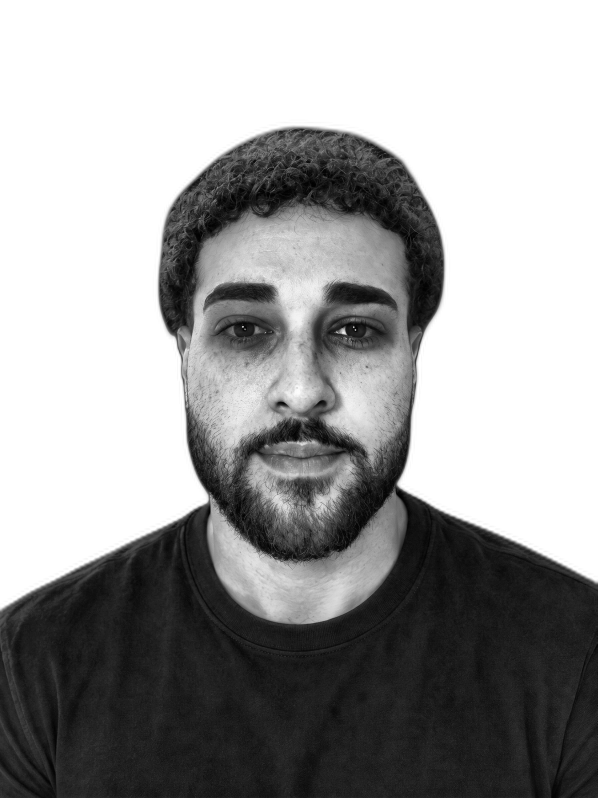
#> input picture source-prepped.png, 1792 x 2394 px, found by its file name (shown at 1/3 size)
$ python make_ascii_svg.py
#> lines starting #> are read from the running program, lines starting #| are printed output that depends on the picture
#!/usr/bin/env python3
"""Convert source-prepped.png into a self-typing monochrome ASCII SVG.

The prepped image (bg removed + CLAHE contrast, see prep_photo.py) is
downsampled to a character grid; each cell's brightness picks a glyph from a
density ramp (bright -> sparse, dark -> dense).

Reveal: each row is wiped left-to-right by a clip, and STAGGER == ROW_DUR so a
SINGLE block cursor rasters continuously top -> bottom, like a real terminal
typing the portrait out once, then it freezes. Wrapped in terminal chrome
(rounded frame, gradient bg, title bar, bottom status line with a blinking
cursor) so the panel reads as a live shell instead of a bare image.

Design: monochrome one light-gray ink (rainbow per-char = static); high
contrast so the background washes out to the space glyph and only the subject
prints. STATIC=1 emits a frozen frame for local previews.

Output: avi-ascii.svg
"""
import html
import os

from PIL import Image, ImageEnhance

SRC = "source-prepped.png"
OUT = "avi-ascii.svg"
STATIC = bool(os.environ.get("STATIC"))

COLS = 100
ROWS = 53
CELL_W = 8
CELL_H = 15
# bright (sparse) -> dark (dense). Leading space clears background to nothing.
RAMP = " .`:-=+*cs#%@"

# prepped image already has bg removed + CLAHE, so only light global tuning:
CONTRAST = 1.05
BRIGHTNESS = 1.0
GAMMA = 1.18          # >1 brightens mids -> face lands in sparser chars
WHITE_FLOOR = 0.80    # luminance above this is forced to blank (space)

PAD = 20
# taller chrome + larger chrome font: this SVG is 840px wide but shown at ~370px
# in the README (~0.44x), so header/footer need big native sizes to stay legible.
TITLEBAR_H = 46
STATUS_H = 46
CHROME_FS = 22        # titlebar + status font size (native)
ART_W = COLS * CELL_W
ART_H = ROWS * CELL_H
CANVAS_W = ART_W + PAD * 2
CANVAS_H = TITLEBAR_H + ART_H + STATUS_H + PAD

BG = "#0d1117"
BG2 = "#111722"
FRAME = "#30363d"
TITLE_TEXT = "#7d8590"
INK = "#c9d1d9"       # the single ascii color
CURSOR = "#c9d1d9"

# reveal timing (one-shot; a single cursor rasters top -> bottom)
ROW_DUR = 0.11
STAGGER = 0.11        # == ROW_DUR -> one continuous cursor sweeping down


def build_rows() -> list[str]:
    im = Image.open(SRC).convert("L")
#> im is the input picture: PIL image 1792x2394 L; min 0, max 255, mean 158.2
    im = ImageEnhance.Brightness(im).enhance(BRIGHTNESS)
    im = ImageEnhance.Contrast(im).enhance(CONTRAST)
    im = im.resize((COLS, ROWS), Image.LANCZOS)
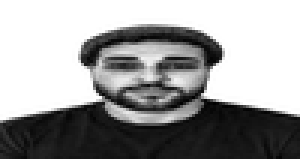
#> im: PIL image 100x53 L (shown 3 times larger); min 0, max 255, mean 155.4
    px = im.load()
    rows = []
    for y in range(ROWS):
        chars = []
        for x in range(COLS):
            lum = pow(px[x, y] / 255.0, GAMMA)
            if lum >= WHITE_FLOOR:
                chars.append(" ")
                continue
            idx = int((1.0 - lum) * (len(RAMP) - 1) + 0.5)
            chars.append(RAMP[max(0, min(len(RAMP) - 1, idx))])
        rows.append("".join(chars))
#> after the loop, rows = 53 items
    return rows


def main() -> None:
    rows_txt = build_rows()
#> rows_txt = 53 items
    art_top = TITLEBAR_H + PAD * 0.35

    p = [
        f'<svg xmlns="http://www.w3.org/2000/svg" width="{CANVAS_W}" '
        f'height="{CANVAS_H}" viewBox="0 0 {CANVAS_W} {CANVAS_H}" '
        f'font-family="ui-monospace,SFMono-Regular,Menlo,Consolas,monospace">',
        '<defs><linearGradient id="bg" x1="0" y1="0" x2="0" y2="1">'
        f'<stop offset="0" stop-color="{BG2}"/>'
        f'<stop offset="1" stop-color="{BG}"/></linearGradient></defs>',
        f'<rect width="{CANVAS_W}" height="{CANVAS_H}" rx="12" fill="url(#bg)"/>',
        f'<rect x="0.5" y="0.5" width="{CANVAS_W-1}" height="{CANVAS_H-1}" rx="12" '
        f'fill="none" stroke="{FRAME}"/>',
        f'<line x1="0" y1="{TITLEBAR_H}" x2="{CANVAS_W}" y2="{TITLEBAR_H}" stroke="{FRAME}"/>',
    ]
    for i, dot in enumerate(["#ff5f56", "#ffbd2e", "#27c93f"]):
        p.append(f'<circle cx="{PAD + i*20}" cy="{TITLEBAR_H/2}" r="8" fill="{dot}"/>')
    p.append(
        f'<text x="{CANVAS_W/2}" y="{TITLEBAR_H/2 + CHROME_FS*0.35:.1f}" fill="{TITLE_TEXT}" '
        f'font-size="{CHROME_FS}" text-anchor="middle">gustavo-soares-umc@github: ~$ ./portrait.sh</text>'
    )

    font_size = CELL_H * 0.86
    for ry, line in enumerate(rows_txt):
        y = art_top + ry * CELL_H + CELL_H * 0.74
        row_y = art_top + ry * CELL_H
        delay = ry * STAGGER
        safe = html.escape(line)
        text = (
            f'<text xml:space="preserve" x="{PAD}" y="{y:.1f}" fill="{INK}" '
            f'font-size="{font_size:.1f}" textLength="{ART_W}" '
            f'lengthAdjust="spacing">{safe}</text>'
        )
        if STATIC:
            p.append(text)
            continue
        p.append(
            f'<clipPath id="r{ry}"><rect x="{PAD}" y="{row_y:.1f}" '
            f'height="{CELL_H}" width="0"><animate attributeName="width" '
            f'from="0" to="{ART_W}" begin="{delay:.3f}s" dur="{ROW_DUR:.2f}s" '
            f'fill="freeze"/></rect></clipPath>'
        )
        p.append(f'<g clip-path="url(#r{ry})">{text}</g>')
        p.append(
            f'<rect y="{row_y+1:.1f}" width="{CELL_W}" height="{CELL_H-2}" '
            f'fill="{CURSOR}" opacity="0"><animate attributeName="x" '
            f'from="{PAD}" to="{PAD+ART_W}" begin="{delay:.3f}s" '
            f'dur="{ROW_DUR:.2f}s" fill="freeze"/>'
            f'<set attributeName="opacity" to="0.85" begin="{delay:.3f}s"/>'
            f'<set attributeName="opacity" to="0" begin="{delay+ROW_DUR:.3f}s"/></rect>'
        )
#> this loop made 53 passes
#> (y, row_y, delay) on passes 1 to 12: (64.1, 53, 0), (79.1, 68, 0.11), (94.1, 83, 0.22), (109.1, 98, 0.33), (124.1, 113, 0.44), (139.1, 128, 0.55), (154.1, 143, 0.66), (169.1, 158, 0.77), (184.1, 173, 0.88), (199.1, 188, 0.99), (214.1, 203, 1.1), (229.1, 218, 1.21)
#> after the loop, p = 168 items

    # bottom status bar with a steady blinking cursor
    line_y = TITLEBAR_H + ART_H + PAD * 0.35
    status_y = line_y + STATUS_H * 0.62
    prefix = "gustavo-soares-umc@github:~$ whoami Gustavo Soares "  # up to the cursor
    cursor_x = PAD + len(prefix) * CHROME_FS * 0.6
    p.append(f'<line x1="0" y1="{line_y:.1f}" x2="{CANVAS_W}" y2="{line_y:.1f}" stroke="{FRAME}"/>')
    p.append(
        f'<text x="{PAD}" y="{status_y:.1f}" fill="{TITLE_TEXT}" font-size="{CHROME_FS}">'
        f'gustavo-soares-umc@github:~$ whoami <tspan fill="{INK}">Gustavo Soares</tspan></text>'
    )
    p.append(
        f'<rect x="{cursor_x:.0f}" y="{status_y - CHROME_FS*0.8:.1f}" '
        f'width="{CHROME_FS*0.55:.0f}" height="{CHROME_FS*1.05:.0f}" fill="{INK}">'
        f'<animate attributeName="opacity" values="1;1;0;0" '
        f'keyTimes="0;0.5;0.51;1" dur="1s" repeatCount="indefinite"/></rect>'
    )

    p.append("</svg>")
    open(OUT, "w", encoding="utf-8").write("".join(p))
    print(f"[ascii] wrote {OUT}{' (STATIC)' if STATIC else ''} ({CANVAS_W}x{CANVAS_H})")


if __name__ == "__main__":
    main()
